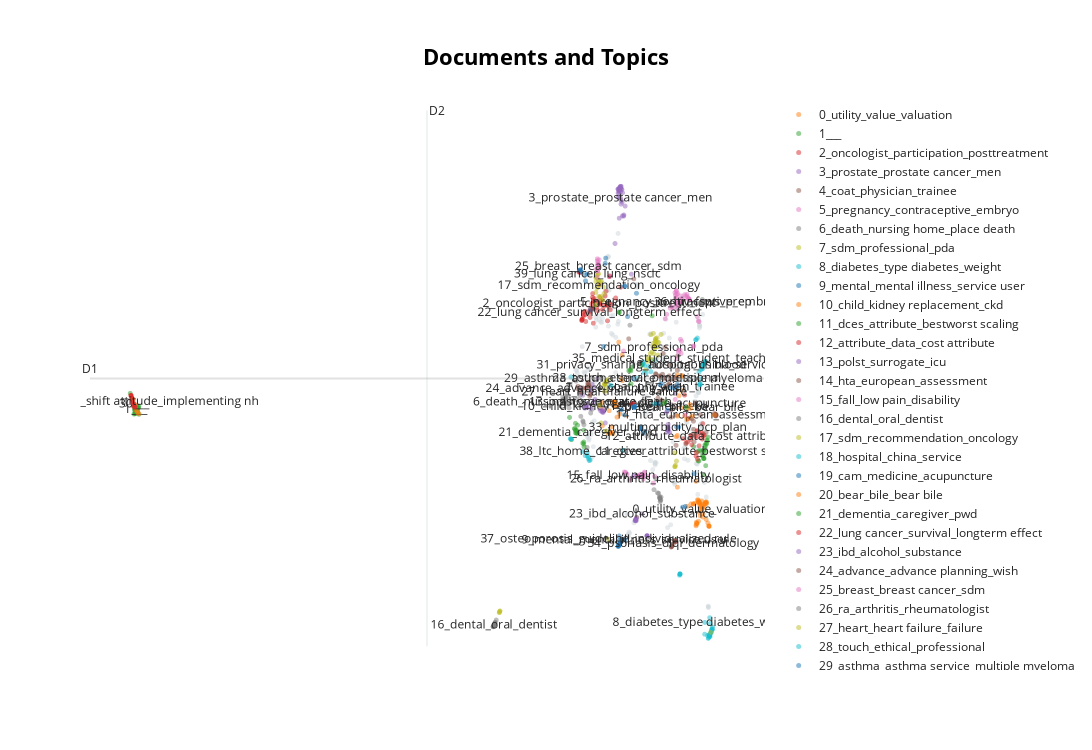

Here is the notebook cell this chart was saved with:
### Markdown cell above
The following plot is **interactive** which means that you can zoom in, double click on a label to only see that one and generally interact with the plot:

### Code cell
# Visualize the documents in 2-dimensional space and show the titles on hover instead of the abstracts
# NOTE: You can hide the hover with `hide_document_hover=True` which is especially helpful if you have a large dataset
topic_model.visualize_documents(papers, reduced_embeddings=reduced_embeddings, custom_labels=True)
